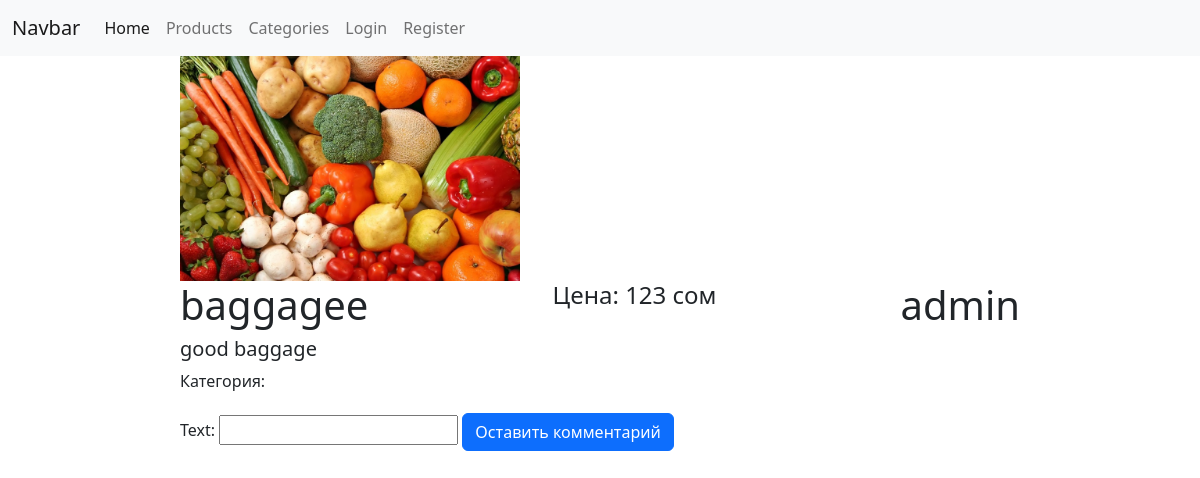
/products/4/, run on the app's committed database.
### products/models.py (models this page shows, shortened)
class Product(models.Model):
    author = models.ForeignKey(User, on_delete=models.CASCADE, null=True)
    image = models.ImageField()
    title = models.CharField(max_length=255)
    description = models.TextField()
    category = models.ForeignKey(Category, on_delete=models.CASCADE, null=True)
    price = models.IntegerField(default=0)

### products/views.py (the view, shortened to what this page needs)
# urls.py: path('products/<int:id>/', DetailProductView.as_view()),
class DetailProductView(CreateView, DetailView):
    template_name = 'products/detail.html'
    form_class = ReviewCreateForm
    model = Product
    pk_url_kwarg = 'id'
    def get_context_data(self, *, object_list=None, **kwargs):
        return {
            'user': get_user_from_request(self.request),
            'form': kwargs['form'] if kwargs.get('form') else self.form_class,
            'product':self.get_object(),
            'reviews': kwargs['reviews'],
            'categories': kwargs['categories']
        }
    def get(self, request, *args, **kwargs):
        product = self.model.objects.get(id=kwargs['id'])
        reviews = Review.objects.filter(product_id=kwargs['id'])
        categories = product.category
        return render(request, self.template_name, context=self.get_context_data(
            product=product,
            reviews=reviews,
            categories=categories
        ))

### users/utils.py (called while the page is built)
def get_user_from_request(request):
    return request.user if not request.user.is_anonymous else None

### templates/products/detail.html (shortened to what this page needs)
{% extends 'layouts/main.html' %}
{% block content %}
    <div class="product">
        <div class="img">
            <img src="/media/{{ product.image }}/" alt="" width="340px">
        </div>
        <div class="info">
            <div style="display: flex; justify-content: space-between">
                <h1>{{ product.title }}</h1>
                <h4>Цена: {{ product.price }} сом</h4>
                <h1>{{ product.author.username }}</h1>
             </div>
            <h5>{{ product.description }}</h5>
            <div class="category">
                <p>Категория: {{ category.title }}</p>
            </div>
        </div>
    </div>
    <div class="create_review">
        <form action="/products/{{ product.id }}/" method="post">
            {{ form }}
            <input type="submit" class="btn btn-primary" value="Оставить комментарий">
        </form>
    </div>
{% endblock %}

### templates/products/detail.html (style rules this page uses)
.product { width: 70%; margin-left: 15%; }
.create_review { width: 70%; margin-left: 15%; margin-top: 20px; margin-bottom: 20px; }

### data on the page
Product: image (picture), title "baggagee", price "123", author.username "admin", description "good baggage"
